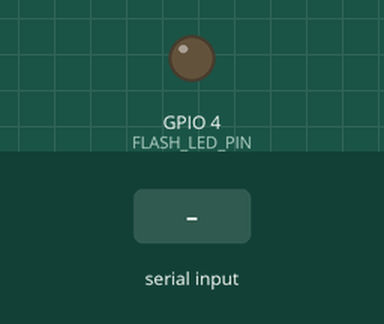
A sketch run on a simulated ESP32. On the bench: output pins drawn as LEDs (lit = HIGH). The inputs (shaded band) are chosen by the test bench. The camera gives no picture; what the sketch prints to the serial monitor is not drawn.

Above: at 1.5 s.
1.6 s: "c" received over Serial
At 1.7 s:
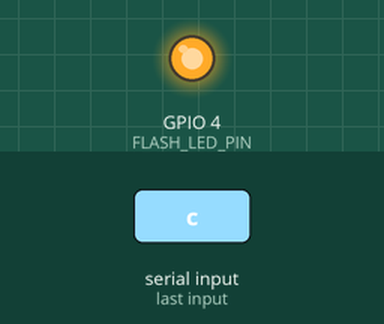
3.2 s: "f" received over Serial
At 4.0 s:
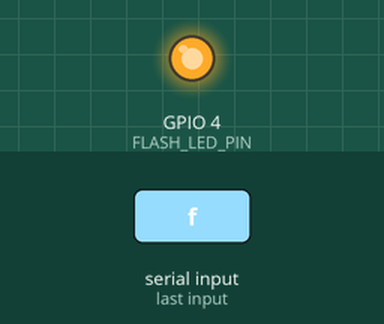
4.7 s: "C" received over Serial
At 6.1 s:
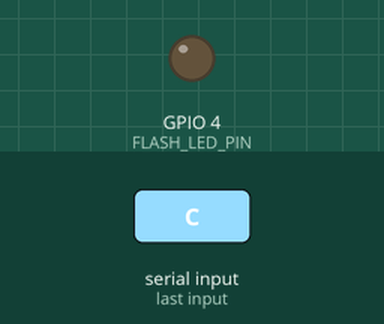
Timing chart, 0 to 7.7 s (numbered marks = the images above; inputs shaded):
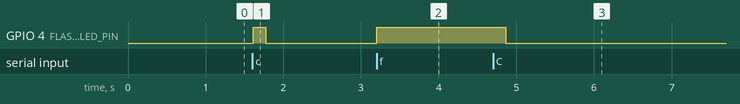

The sketch:

camera_test.ino
```cpp
#include "esp_camera.h"

// Camera pins for ESP32-CAM (AI-Thinker module)
#define PWDN_GPIO_NUM     32
#define RESET_GPIO_NUM    -1
#define XCLK_GPIO_NUM      0
#define SIOD_GPIO_NUM     26
#define SIOC_GPIO_NUM     27
#define Y9_GPIO_NUM       35
#define Y8_GPIO_NUM       34
#define Y7_GPIO_NUM       39
#define Y6_GPIO_NUM       36
#define Y5_GPIO_NUM       21
#define Y4_GPIO_NUM       19
#define Y3_GPIO_NUM       18
#define Y2_GPIO_NUM        5
#define VSYNC_GPIO_NUM    25
#define HREF_GPIO_NUM     23
#define PCLK_GPIO_NUM     22

// LED Flash - optional
#define FLASH_LED_PIN     4

void setup() {
  Serial.begin(115200);
  Serial.println("\n=== ESP32-CAM Camera Test ===");

  // Initialize flash LED
  pinMode(FLASH_LED_PIN, OUTPUT);
  digitalWrite(FLASH_LED_PIN, LOW);

  // Initialize camera
  if (setupCamera()) {
    Serial.println("✅ Camera initialized successfully!");
    Serial.println("📸 Camera test ready. Send 'c' to capture, 'f' to toggle flash");
  } else {
    Serial.println("❌ Camera initialization failed!");
    while (true) {
      delay(1000);
    }
  }
}

void loop() {
  if (Serial.available()) {
    char command = Serial.read();

    if (command == 'c' || command == 'C') {
      captureAndDisplayImage();
    } else if (command == 'f' || command == 'F') {
      toggleFlash();
    } else if (command == 't' || command == 'T') {
      testCameraSettings();
    }
  }

  delay(100);
}

bool setupCamera() {
  camera_config_t config;
  config.ledc_channel = LEDC_CHANNEL_0;
  config.ledc_timer = LEDC_TIMER_0;
  config.pin_d0 = Y2_GPIO_NUM;
  config.pin_d1 = Y3_GPIO_NUM;
  config.pin_d2 = Y4_GPIO_NUM;
  config.pin_d3 = Y5_GPIO_NUM;
  config.pin_d4 = Y6_GPIO_NUM;
  config.pin_d5 = Y7_GPIO_NUM;
  config.pin_d6 = Y8_GPIO_NUM;
  config.pin_d7 = Y9_GPIO_NUM;
  config.pin_xclk = XCLK_GPIO_NUM;
  config.pin_pclk = PCLK_GPIO_NUM;
  config.pin_vsync = VSYNC_GPIO_NUM;
  config.pin_href = HREF_GPIO_NUM;
  config.pin_sscb_sda = SIOD_GPIO_NUM;
  config.pin_sscb_scl = SIOC_GPIO_NUM;
  config.pin_pwdn = PWDN_GPIO_NUM;
  config.pin_reset = RESET_GPIO_NUM;
  config.xclk_freq_hz = 20000000;
  config.pixel_format = PIXFORMAT_JPEG;

  // Frame size and quality
  config.frame_size = FRAMESIZE_VGA;  // 640x480
  config.jpeg_quality = 12;           // 0-63, lower number = higher quality
  config.fb_count = 1;

  esp_err_t err = esp_camera_init(&config);
  if (err != ESP_OK) {
    Serial.printf("❌ Camera init failed with error 0x%x\n", err);
    Serial.println("Common errors:");
    Serial.println("- 0x101: Camera not detected");
    Serial.println("- 0x102: Camera not supported");
    Serial.println("- 0x103: Failed to initialize camera");
    Serial.println("- 0x106: Failed to set frame size");
    return false;
  }

  // Get camera sensor
  sensor_t *s = esp_camera_sensor_get();
  if (s) {
    Serial.println("📷 Camera sensor info:");
    Serial.printf("  - Model: OV%04X\n", s->id.PID);
    Serial.printf("  - Frame size: %dx%d\n", s->status.framesize, s->status.quality);
    Serial.printf("  - Pixel format: %s\n", config.pixel_format == PIXFORMAT_JPEG ? "JPEG" : "RGB565");
  }

  return true;
}

void captureAndDisplayImage() {
  Serial.println("\n📸 Capturing image...");

  // Turn on flash briefly
  digitalWrite(FLASH_LED_PIN, HIGH);
  delay(100);

  // Capture image
  camera_fb_t *fb = esp_camera_fb_get();
  digitalWrite(FLASH_LED_PIN, LOW); // Turn off flash

  if (!fb) {
    Serial.println("❌ Camera capture failed!");
    return;
  }

  Serial.printf("✅ Image captured successfully!\n");
  Serial.printf("📊 Image info:\n");
  Serial.printf("  - Size: %d bytes\n", fb->len);
  Serial.printf("  - Width: %d\n", fb->width);
  Serial.printf("  - Height: %d\n", fb->height);
  Serial.printf("  - Format: %s\n", fb->format == PIXFORMAT_JPEG ? "JPEG" : "RGB565");

  // Calculate approximate file size
  float kb = fb->len / 1024.0;
  Serial.printf("  - File size: %.1f KB\n", kb);

  // Show first few bytes for debugging
  Serial.println("📄 First 20 bytes (hex):");
  for (int i = 0; i < 20 && i < fb->len; i++) {
    if (i % 10 == 0) Serial.print("\n  ");
    Serial.printf("%02X ", fb->buf[i]);
  }
  Serial.println();

  // Check if it's a valid JPEG
  if (fb->buf[0] == 0xFF && fb->buf[1] == 0xD8) {
    Serial.println("✅ Valid JPEG header detected");
  } else {
    Serial.println("⚠️  Invalid JPEG header!");
  }

  // Return frame buffer
  esp_camera_fb_return(fb);

  Serial.println("🔄 Frame buffer returned");
  Serial.println("💡 Send 'c' to capture again, 'f' to toggle flash, 't' for settings test");
}

void toggleFlash() {
  static bool flashOn = false;
  flashOn = !flashOn;
  digitalWrite(FLASH_LED_PIN, flashOn ? HIGH : LOW);
  Serial.printf("🔦 Flash %s\n", flashOn ? "ON" : "OFF");
}

void testCameraSettings() {
  Serial.println("\n🧪 Testing camera settings...");

  sensor_t *s = esp_camera_sensor_get();
  if (!s) {
    Serial.println("❌ Cannot get sensor");
    return;
  }

  // Test different frame sizes
  Serial.println("📏 Testing frame sizes:");
  framesize_t sizes[] = {FRAMESIZE_QVGA, FRAMESIZE_VGA, FRAMESIZE_SVGA};
  const char* sizeNames[] = {"QVGA", "VGA", "SVGA"};

  for (int i = 0; i < 3; i++) {
    if (s->set_framesize(s, sizes[i]) == 0) {
      camera_fb_t *fb = esp_camera_fb_get();
      if (fb) {
        Serial.printf("  ✅ %s: %dx%d, %d bytes\n", sizeNames[i], fb->width, fb->height, fb->len);
        esp_camera_fb_return(fb);
      } else {
        Serial.printf("  ❌ %s: Failed to capture\n", sizeNames[i]);
      }
    } else {
      Serial.printf("  ❌ %s: Failed to set\n", sizeNames[i]);
    }
  }

  // Reset to VGA
  s->set_framesize(s, FRAMESIZE_VGA);
  Serial.println("🔄 Reset to VGA");
}
```

Measured:
- after the input at 1.6 s, GPIO 4 (FLASH_LED_PIN): LOW → HIGH at once, → LOW 0.16 s later
- after the input at 3.2 s, GPIO 4 (FLASH_LED_PIN): LOW → HIGH at once
- after the input at 4.7 s, GPIO 4 (FLASH_LED_PIN): HIGH → LOW after 0.16 s
